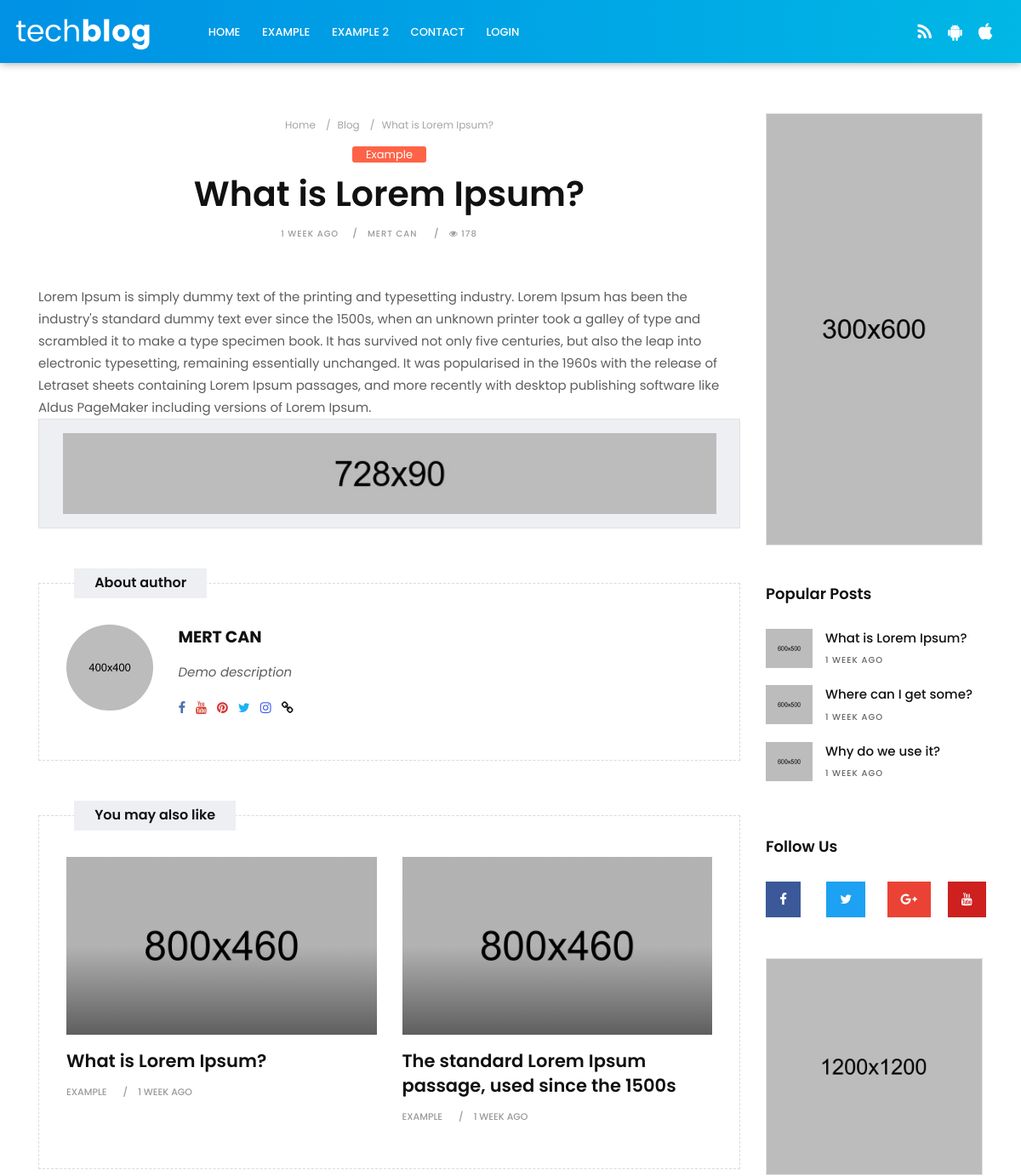
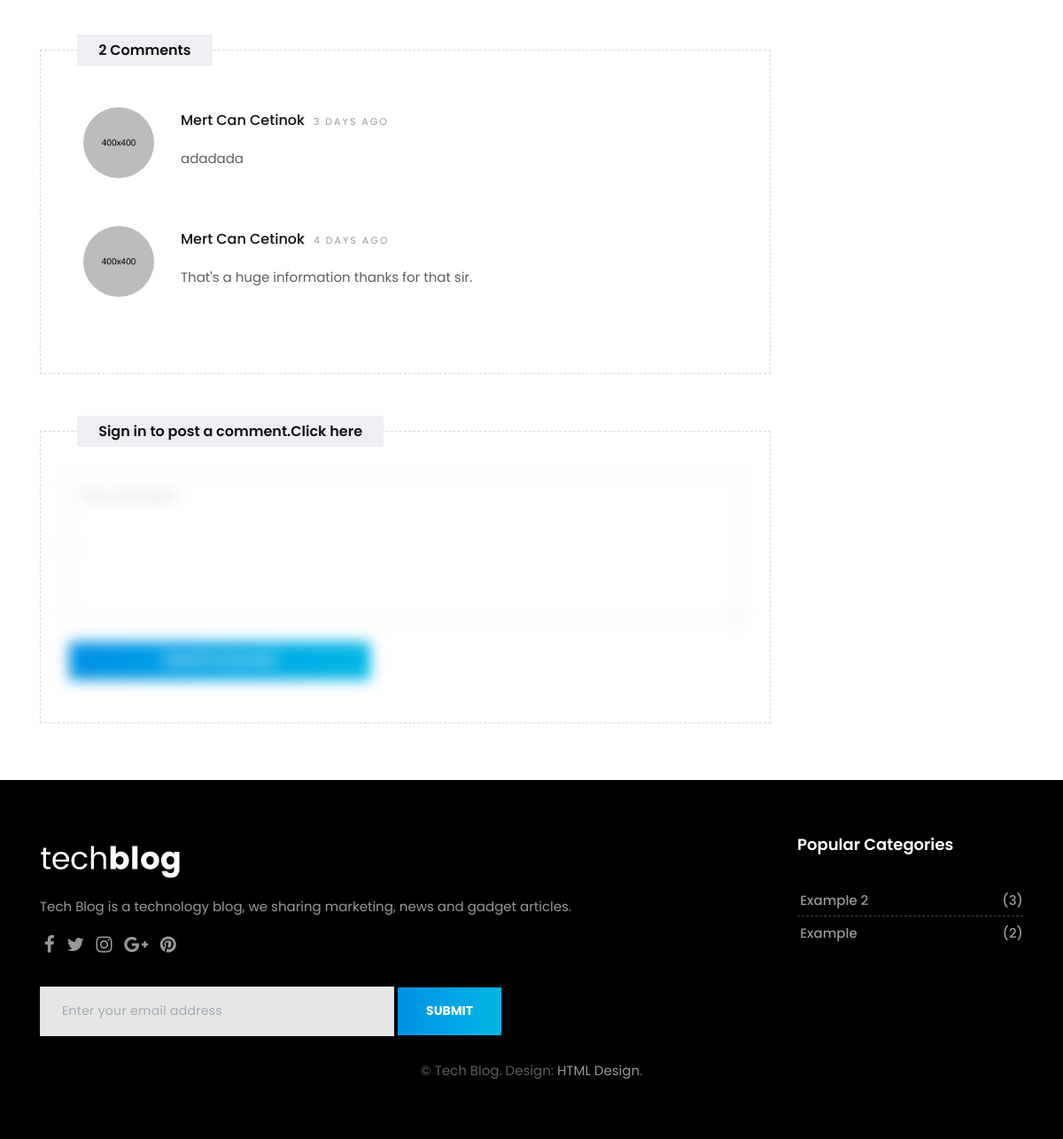
Screenshot of /detail.php?id=3 with the database file from the repository (2 pictures, top to bottom).
### tables this page shows
CREATE TABLE IF NOT EXISTS `category` (
  `CategoryId` int(11) NOT NULL AUTO_INCREMENT,
  `CategoryName` varchar(128) NOT NULL,
  `CategoryColor` varchar(128) NOT NULL,
  PRIMARY KEY (`CategoryId`)
);

CREATE TABLE IF NOT EXISTS `blog` (
  `BlogId` int(11) NOT NULL AUTO_INCREMENT,
  `BlogTitle` varchar(256) NOT NULL,
  `BlogDescription` longtext NOT NULL,
  `BlogCreatedTime` datetime NOT NULL,
  `BlogImagePath` varchar(256) NOT NULL,
  `CategoryId` int(11) NOT NULL,
  `CreatorId` int(11) NOT NULL,
  `ViewCount` int(11) NOT NULL DEFAULT '0',
  PRIMARY KEY (`BlogId`)
);

CREATE TABLE IF NOT EXISTS `creator` (
  `CreatorId` int(11) NOT NULL AUTO_INCREMENT,
  `CreatorName` varchar(128) NOT NULL,
  `CreatorDescription` varchar(256) NOT NULL,
  PRIMARY KEY (`CreatorId`)
);

CREATE TABLE IF NOT EXISTS `comments` (
  `CommentId` int(11) NOT NULL AUTO_INCREMENT,
  `BlogId` int(11) NOT NULL,
  `UserId` int(11) NOT NULL,
  `CommentDescription` varchar(256) NOT NULL,
  `CreateDate` datetime NOT NULL,
  PRIMARY KEY (`CommentId`)
);

CREATE TABLE IF NOT EXISTS `users` (
  `userId` int(11) NOT NULL AUTO_INCREMENT,
  `userName` varchar(30) NOT NULL,
  `userEmail` varchar(60) NOT NULL,
  `userPass` varchar(255) NOT NULL,
  PRIMARY KEY (`userId`),
  UNIQUE KEY `userEmail` (`userEmail`)
);

### public/detail.php (the view, shortened to what the rows shown need)
<?php
if ($_GET["id"]) {
    $id = $_GET["id"];
    require_once "../database.php";
    require_once "../functions.php";
    $statement = $pdo->prepare("SELECT * FROM blog
                                    INNER JOIN category
                                    on blog.CategoryId = category.CategoryId
                                    INNER JOIN creator
                                    on blog.CreatorId = creator.CreatorId
                                    WHERE blog.BlogId=:blogId
                                    ORDER BY blog.BlogId DESC
                                    ");
    $statement->bindParam(":blogId", $id);
    $statement->execute();
    $blog = $statement->fetch(PDO::FETCH_ASSOC);
    $currentView = $blog['ViewCount'] += 1;
    $statement = $pdo->prepare("SELECT * FROM blog
                                INNER JOIN category
                                on blog.CategoryId = category.CategoryId
                                INNER JOIN creator
                                on blog.CreatorId = creator.CreatorId
                                ORDER BY rand() DESC LIMIT 2");
    $statement->execute();
    $randomBlogs = $statement->fetchAll(PDO::FETCH_ASSOC);
} else {
    header("Location:index.php");
}
?>
<?php include_once "../views/partials/header.php"; ?>
<section class="section single-wrapper">
    <div class="container">
        <div class="row">
            <div class="col-lg-9 col-md-12 col-sm-12 col-xs-12">
                <div class="page-wrapper">
                    <div class="blog-title-area text-center">
                        <ol class="breadcrumb hidden-xs-down">
                            <li class="breadcrumb-item"><a href="#">Home</a></li>
                            <li class="breadcrumb-item"><a href="#">Blog</a></li>
                            <li class="breadcrumb-item active"><?php echo $blog["BlogTitle"]; ?></li>
                        </ol>
                        <span class="color-orange"><a href="/category/index.php?id=<?php echo $blog["CategoryId"]; ?>" title=""><?php echo $blog["CategoryName"]; ?></a></span>
                        <h3><?php echo $blog["BlogTitle"]; ?></h3>
                        <div class="blog-meta big-meta">
                            <small><a href="#" title=""><?php echo time_elapsed_string($blog["BlogCreatedTime"]); ?></a></small>
                            <small><a href="author.php?id=<?php echo $blog["CreatorId"]; ?>" title=""><?php echo $blog["CreatorName"]; ?></a></small>
                            <small><a href="#" title=""><i class="fa fa-eye"></i> <?php echo $blog["ViewCount"]; ?></a></small>
                        </div>
                    </div>
                    <?php echo $blog["BlogDescription"]; ?>
                    <div class="row">
                    </div>
                    <div class="custombox authorbox clearfix">
                        <div class="row">
                            <div class="col-lg-10 col-md-10 col-sm-10 col-xs-12">
                                <h4><a href="/author.php?id=<?php echo $blog["CreatorId"]; ?>"><?php echo $blog["CreatorName"] ?></a></h4>
                                <p><?php echo $blog["CreatorDescription"] ?></p>
                                <div class="topsocial">
                                    <a href="#" data-toggle="tooltip" data-placement="bottom" title="Facebook"><i class="fa fa-facebook"></i></a>
                                    <a href="#" data-toggle="tooltip" data-placement="bottom" title="Youtube"><i class="fa fa-youtube"></i></a>
                                    <a href="#" data-toggle="tooltip" data-placement="bottom" title="Pinterest"><i class="fa fa-pinterest"></i></a>
                                    <a href="#" data-toggle="tooltip" data-placement="bottom" title="Twitter"><i class="fa fa-twitter"></i></a>
                                    <a href="#" data-toggle="tooltip" data-placement="bottom" title="Instagram"><i class="fa fa-instagram"></i></a>
                                    <a href="#" data-toggle="tooltip" data-placement="bottom" title="Website"><i class="fa fa-link"></i></a>
                                </div>
                            </div>
                        </div>
                    </div>
                    <div class="custombox clearfix">
                        <div class="row">
                            <?php foreach($randomBlogs as $i=>$randomBlog): ?>
                            <div class="col-lg-6">
                                <div class="blog-box">
                                    <div class="post-media">
                                        <a href="/detail.php?id=<?php echo $randomBlog['BlogId']; ?>" title="">
                                            <img src="../assets/upload/tech_menu_04.jpg" alt="" class="img-fluid">
                                            <div class="hovereffect">
                                            </div>
                                        </a>
                                    </div>
                                    <div class="blog-meta">
                                        <h4><a href="/detail.php?id=<?php echo $randomBlog['BlogId']; ?>" title=""><?php  echo $randomBlog['BlogTitle']; ?></a></h4>
                                        <small><a href="/category/index.php?id=<?php echo $randomBlog['CategoryId']; ?>" title=""><?php  echo $randomBlog['CategoryName']; ?></a></small>
                                        <small><a href="/detail.php?id=<?php echo $randomBlog['BlogId']; ?>" title=""><?php  echo time_elapsed_string($blog["BlogCreatedTime"]); ?></a></small>
                                    </div>
                                </div>
                            </div>
                            <?php endforeach; ?>
                        </div>
                    </div>
                    <?php include_once "../views/partials/comment.php" ?>
                </div>
            </div>
            <?php include_once "../views/partials/section-right.php" ?>
        </div>
<?php include_once "../views/partials/footer.php" ?>

### views/partials/header.php (shortened to what the rows shown need)
<?php
    require ROOT . '../../database.php';
    $statement = $pdo->prepare('SELECT * FROM category');
    $statement->execute();
    $categories = $statement->fetchAll(PDO::FETCH_ASSOC);
?>
<!DOCTYPE html>
<html lang="en">
    <link href="/assets/css/bootstrap.css" rel="stylesheet">
    <link href="/assets/css/font-awesome.min.css" rel="stylesheet">
    <link href="/assets/css/style.css" rel="stylesheet">
    <link href="/assets/css/responsive.css" rel="stylesheet">
    <link href="/assets/css/colors.css" rel="stylesheet">
    <link href="/assets/css/version/tech.css" rel="stylesheet">
</head>
<body>
    <div id="wrapper">
        <header class="tech-header header">
            <div class="container-fluid">
                <nav class="navbar navbar-toggleable-md navbar-inverse fixed-top bg-inverse">
                    <div class="collapse navbar-collapse" id="navbarCollapse">
                        <ul class="navbar-nav mr-auto">
                            <?php
                                foreach($categories as $i=> $category):
                            ?>
                            <li class="nav-item">
                                <a class="nav-link" href="/category/index.php?id=<?php echo $category["CategoryId"]; ?>"><?php echo $category['CategoryName']?></a>
                            </li>
                            <?php endforeach ?>
                        </ul>
                    </div>
                </nav>
            </div>
        </header>

### views/partials/comment.php (shortened to what the rows shown need)
<?php
    require_once ROOT . '../../database.php';
    require_once ROOT . '../../functions.php';
    if($_GET['id']){
        $statement = $pdo->prepare("SELECT * FROM comments c
                                    RIGHT JOIN users u
                                    ON c.UserId = u.userId
                                    WHERE c.BlogId=:blogId
                                    ORDER BY c.CreateDate DESC
                                    ");
        $statement->bindValue(":blogId",$_GET['id']);
        $statement->execute();
        $comments = $statement->fetchAll(PDO::FETCH_ASSOC);
    }
?>
<div class="custombox clearfix" id="comments">
    <div class="row">
        <div class="col-lg-12">
            <div class="comments-list">
                <?php foreach($comments as $i=>$comment): ?>
                    <div class="media">
                    <a class="media-left" href="#">
                        <img src="../assets/upload/author.jpg" alt="" class="rounded-circle">
                    </a>
                    <div class="media-body">
                        <h4 class="media-heading user_name"><?php echo  $comment['userName']; ?><small><?php echo time_elapsed_string($comment['CreateDate']); ?> </small></h4>
                        <p><?php echo $comment['CommentDescription']; ?></p>
                    </div>
                </div>
                <?php endforeach; ?>
            </div>
        </div>
    </div>
</div>
<div class="custombox clearfix">
</div>

### views/partials/section-right.php (shortened to what the rows shown need)
<?php
require_once ROOT . '../../database.php';
require_once ROOT . '../../functions.php';
$statement = $pdo->prepare("SELECT * FROM blog ORDER BY ViewCount DESC LIMIT 3");
$statement->execute();
$blogs = $statement->fetchAll(PDO::FETCH_ASSOC);
?>
<div class="col-lg-3 col-md-12 col-sm-12 col-xs-12">
    <div class="sidebar">
        <div class="widget">
            <h2 class="widget-title">Popular Posts</h2>
            <div class="blog-list-widget">
                <div class="list-group">
                    <?php foreach ($blogs as $i => $blog) : ?>
                        <a href="/detail.php?id=<?php echo $blog['BlogId']; ?>" class="list-group-item list-group-item-action flex-column align-items-start">
                            <div class="w-100 justify-content-between">
                                <img src="/assets/upload/tech_blog_08.jpg" alt="" class="img-fluid float-left">
                                <h5 class="mb-1"><?php echo $blog['BlogTitle']; ?></h5>
                                <small><?php echo time_elapsed_string($blog["BlogCreatedTime"]); ?></small>
                            </div>
                        </a>
                    <?php endforeach; ?>
                </div>
            </div>
        </div>
        <div class="widget">
            <h2 class="widget-title">Follow Us</h2>
        </div>
    </div>
</div>
</div>
</div>
</section>

### rows the page displays
category: CategoryName "EXAMPLE"
category: CategoryName "EXAMPLE 2"
blog: BlogTitle "What is Lorem Ipsum?", CategoryId.CategoryName "Example", BlogCreatedTime "1 WEEK AGO", CreatorId.CreatorName "MERT CAN", BlogDescription "Lorem Ipsum is simply dummy text of the printing and typesetting industry. Lorem Ipsum has been the industry's standard dummy text ever since the 1500s, when an unknown printer took a galley of type and scrambled it to make a type specimen book. It has survived not only five centuries, but also the leap into electronic typesetting, remaining essentially unchanged. It was popularised in the 1960s with the release of Letraset sheets containing Lorem Ipsum passages, and more recently with desktop publishing software like Aldus PageMaker including versions of Lorem Ipsum.", CreatorId.CreatorDescription "Demo description", CategoryId.CategoryName "EXAMPLE"
blog: BlogTitle "The standard Lorem Ipsum passage, used since the 1500s", CategoryId.CategoryName "EXAMPLE"
comments: UserId.userName "Mert Can Cetinok", CreateDate "3 DAYS AGO", CommentDescription "adadada"
comments: UserId.userName "Mert Can Cetinok", CreateDate "4 DAYS AGO", CommentDescription "That's a huge information thanks for that sir."
blog: BlogTitle "Where can I get some?", BlogCreatedTime "1 WEEK AGO"
blog: BlogTitle "Why do we use it?", BlogCreatedTime "1 WEEK AGO"

### other values shown
$blog["ViewCount"] "178"
count($comments) "2"
$popularCategory["CategoryName"] "Example 2"
$popularCategory['BlogCount'] "3"
$popularCategory["CategoryName"] "Example"
$popularCategory['BlogCount'] "2"
